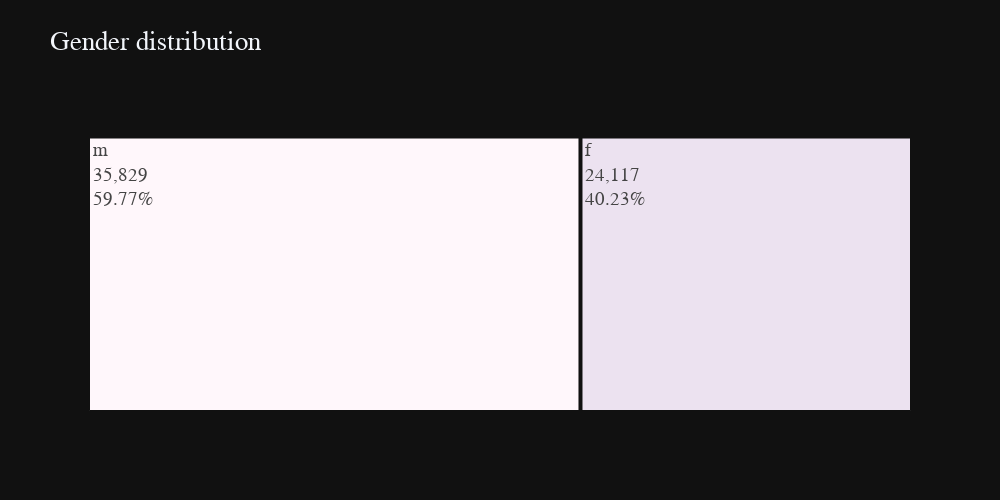

The notebook cell this image was saved under:
### Code cell
# age               54, sex                2, drinks             6, drugs              3, education         32, ethnicity        217

gender_df = cupid_df['sex'].value_counts()
fig=px.treemap(gender_df,
               path=[gender_df.index],
               values=gender_df.values,
               title="Gender distribution",
               color=gender_df.index,
               color_discrete_sequence=px.colors.sequential.PuBuGn,
               template='plotly_dark',
               width=1000, height=500
              )
percents = np.round((100*gender_df.values / sum(gender_df.values)).tolist(),2)
fig.data[0].customdata = percents
fig.data[0].texttemplate = '%{label}<br>%{value}<br>%{customdata}%'
fig.update_layout(font=dict(size=19,family="Franklin Gothic"))
fig.show()

### Figure 1 — Plotly figure (JSON) as saved in the notebook; plotly's stock layout.template omitted (floating-point values rounded to 4 significant figures)
{"data": [{"branchvalues": "total", "customdata": [59.77, 40.23], "domain": {"x": [0, 1], "y": [0, 1]}, "hovertemplate": "labels=%{label}<br>value=%{value}<br>parent=%{parent}<br>id=%{id}<br>index=%{customdata[0]}<extra></extra>", "ids": ["m", "f"], "labels": ["m", "f"], "marker": {"colors": ["rgb(255,247,251)", "rgb(236,226,240)"]}, "name": "", "parents": ["", ""], "texttemplate": "%{label}<br>%{value}<br>%{customdata}%", "type": "treemap", "values": [35829, 24117]}], "layout": {"font": {"family": "Franklin Gothic", "size": 19}, "height": 500, "legend": {"tracegroupgap": 0}, "title": {"text": "Gender distribution"}, "treemapcolorway": ["rgb(255,247,251)", "rgb(236,226,240)", "rgb(208,209,230)", "rgb(166,189,219)", "rgb(103,169,207)", "rgb(54,144,192)", "rgb(2,129,138)", "rgb(1,108,89)", "rgb(1,70,54)"], "width": 1000}}
